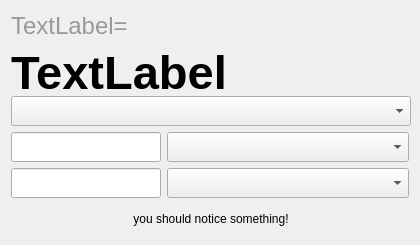
<?xml version="1.0" encoding="UTF-8"?>
<ui version="4.0">
 <class>RadixConverter</class>
 <widget class="QWidget" name="RadixConverter">
  <property name="geometry">
   <rect>
    <x>0</x>
    <y>0</y>
    <width>420</width>
    <height>245</height>
   </rect>
  </property>
  <property name="minimumSize">
   <size>
    <width>418</width>
    <height>245</height>
   </size>
  </property>
  <property name="maximumSize">
   <size>
    <width>420</width>
    <height>245</height>
   </size>
  </property>
  <property name="windowTitle">
   <string>Radix Converter</string>
  </property>
  <layout class="QVBoxLayout" name="verticalLayout">
   <item>
    <layout class="QFormLayout" name="formLayout">
     <item row="0" column="0" colspan="2">
      <widget class="QLabel" name="labelTop">
       <property name="minimumSize">
        <size>
         <width>300</width>
         <height>30</height>
        </size>
       </property>
       <property name="maximumSize">
        <size>
         <width>300</width>
         <height>30</height>
        </size>
       </property>
       <property name="font">
        <font>
         <pointsize>18</pointsize>
         <italic>false</italic>
         <bold>false</bold>
        </font>
       </property>
       <property name="styleSheet">
        <string notr="true">color: rgb(154, 153, 150);
</string>
       </property>
       <property name="text">
        <string>TextLabel=</string>
       </property>
      </widget>
     </item>
     <item row="1" column="0" colspan="2">
      <widget class="QLabel" name="labelUp">
       <property name="minimumSize">
        <size>
         <width>400</width>
         <height>50</height>
        </size>
       </property>
       <property name="maximumSize">
        <size>
         <width>400</width>
         <height>50</height>
        </size>
       </property>
       <property name="font">
        <font>
         <pointsize>35</pointsize>
         <bold>true</bold>
        </font>
       </property>
       <property name="text">
        <string>TextLabel</string>
       </property>
       <property name="alignment">
        <set>Qt::AlignLeading|Qt::AlignLeft|Qt::AlignVCenter</set>
       </property>
      </widget>
     </item>
     <item row="3" column="0">
      <widget class="QLineEdit" name="lineEditUp">
       <property name="minimumSize">
        <size>
         <width>150</width>
         <height>30</height>
        </size>
       </property>
       <property name="maximumSize">
        <size>
         <width>150</width>
         <height>30</height>
        </size>
       </property>
      </widget>
     </item>
     <item row="3" column="1">
      <widget class="QComboBox" name="comboBoxUp">
       <property name="minimumSize">
        <size>
         <width>240</width>
         <height>30</height>
        </size>
       </property>
       <property name="maximumSize">
        <size>
         <width>246</width>
         <height>30</height>
        </size>
       </property>
      </widget>
     </item>
     <item row="4" column="0">
      <widget class="QLineEdit" name="lineEditDown">
       <property name="minimumSize">
        <size>
         <width>150</width>
         <height>30</height>
        </size>
       </property>
       <property name="maximumSize">
        <size>
         <width>150</width>
         <height>30</height>
        </size>
       </property>
      </widget>
     </item>
     <item row="4" column="1">
      <widget class="QComboBox" name="comboBoxDown">
       <property name="minimumSize">
        <size>
         <width>240</width>
         <height>30</height>
        </size>
       </property>
       <property name="maximumSize">
        <size>
         <width>250</width>
         <height>30</height>
        </size>
       </property>
      </widget>
     </item>
     <item row="5" column="0" colspan="2">
      <widget class="QLabel" name="labelBottom">
       <property name="minimumSize">
        <size>
         <width>400</width>
         <height>30</height>
        </size>
       </property>
       <property name="maximumSize">
        <size>
         <width>400</width>
         <height>30</height>
        </size>
       </property>
       <property name="text">
        <string>you should notice something!</string>
       </property>
       <property name="alignment">
        <set>Qt::AlignCenter</set>
       </property>
      </widget>
     </item>
     <item row="2" column="0" colspan="2">
      <widget class="QComboBox" name="comboBoxTop">
       <property name="minimumSize">
        <size>
         <width>400</width>
         <height>30</height>
        </size>
       </property>
       <property name="maximumSize">
        <size>
         <width>400</width>
         <height>30</height>
        </size>
       </property>
      </widget>
     </item>
    </layout>
   </item>
  </layout>
 </widget>
 <resources/>
 <connections/>
</ui>
